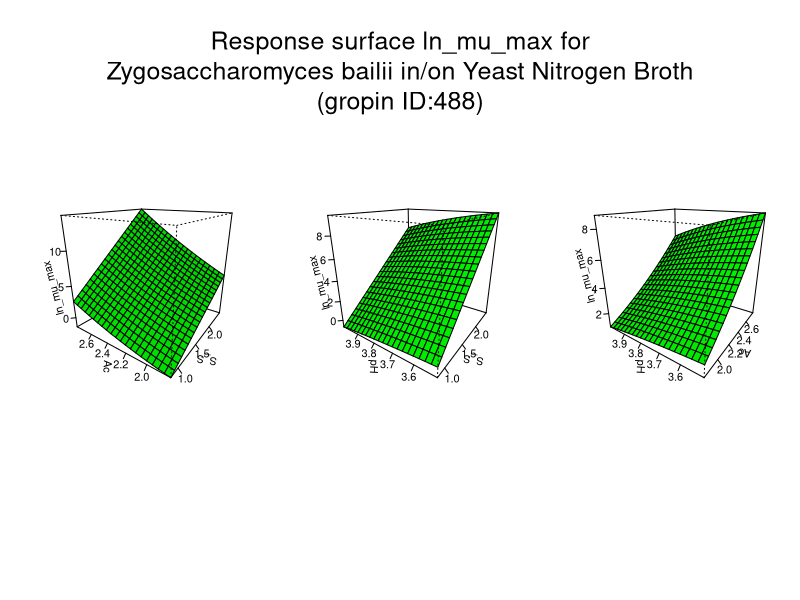

R code for this plot:
#############################
# start of Parameter script
#############################
S_S <- seq(0.83083,2.4975024975025,length.out=21)
Ac <- seq(1.8018,2.7972027972028,length.out=21)
pH <- seq(3.5035,3.996003996004,length.out=21)
#############################
# end of Parameter script
#############################
############################# 
# start of Model script Gropin ID 488 
#############################
 
# constant coefficients for this model
 
variables <- data.frame(S_S,Ac,pH)
argumentsPar <- expand.grid(variables)
 
# heart of the model
response_surface <- function(S_S,Ac,pH) {
   mumax <-(4.53+3.29*((S_S-1.66)/0.6)+2.94*((Ac*((10^-pH)/((10^-pH)+(10^-4.75)))-2.08)/0.4)+0.36*(((Ac*((10^-pH)/((10^-pH)+(10^-4.75)))-2.08)/0.4)^2)+0.82*((S_S-1.66)/0.6)*((Ac*((10^-pH)/((10^-pH)+(10^-4.75)))-2.08)/0.4))

return(mumax=mumax)
} 

# output parameters
responseSurface <- cbind(argumentsPar,response_surface(argumentsPar['S_S'],argumentsPar['Ac'],argumentsPar['pH']))
colnames(responseSurface) <- c(colnames(argumentsPar),'lnmumax')
#############################
# End of Model script
#############################
############################# 
# start of Visualisation script Gropin ID 488 
#############################
argPar1 <- expand.grid(S_S,Ac)
argPar2 <- expand.grid(S_S,pH)
argPar3 <- expand.grid(Ac,pH)
z1 <- matrix(unlist(response_surface(argPar1[1],argPar1[2],pH[10])),nrow=21)
z2 <- matrix(unlist(response_surface(argPar2[1],Ac[10],argPar2[2])),nrow=21)
z3 <- matrix(unlist(response_surface(S_S[10],argPar3[1],argPar3[2])),nrow=21)
par(mfrow = c(1,3))
persp(S_S,Ac,z1,col = 'green',xlab='S_S',ylab='Ac',zlab='ln_mu_max',theta=305,phi=20,shade=0.25,ticktype = 'detailed')
persp(S_S,pH,z2,col = 'green',xlab='S_S',ylab='pH',zlab='ln_mu_max',theta=305,phi=20,shade=0.25,ticktype = 'detailed')
persp(Ac,pH,z3,col = 'green',xlab='Ac',ylab='pH',zlab='ln_mu_max',theta=305,phi=20,shade=0.25,ticktype = 'detailed')
mtext('Response surface ln_mu_max for
Zygosaccharomyces bailii in/on Yeast Nitrogen Broth
(gropin ID:488)',outer=T,  cex=1.5, line=-8.5, side=3)
#############################
# End of Visualisation script
#############################
